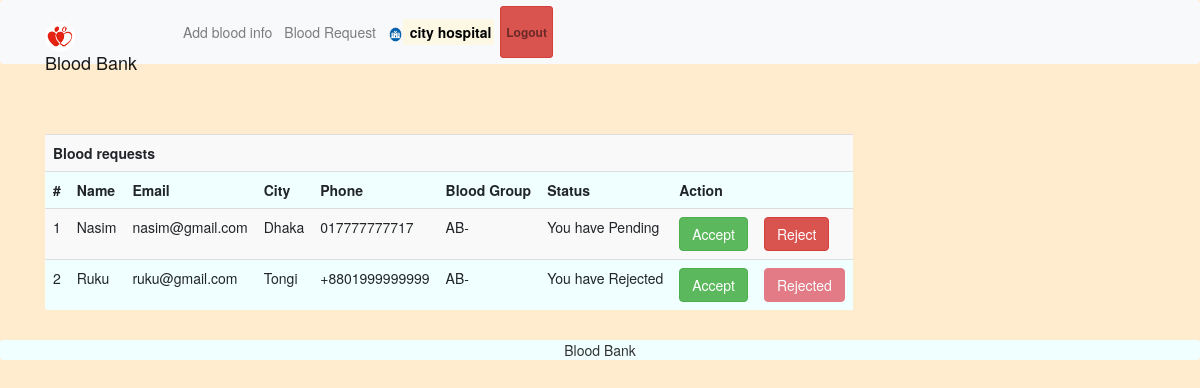
/bloodrequest.php (signed in), run on the app's committed database.
### tables this page shows
CREATE TABLE `bloodrequest` (
  `reqid` int(11) NOT NULL,
  `hid` int(11) DEFAULT NULL,
  `rid` int(11) NOT NULL,
  `bg` varchar(11) NOT NULL,
  `status` varchar(100) NOT NULL DEFAULT 'Pending'
);

CREATE TABLE `receivers` (
  `id` int(11) NOT NULL,
  `rname` varchar(100) NOT NULL,
  `remail` varchar(100) NOT NULL,
  `rpassword` varchar(100) NOT NULL,
  `rphone` varchar(100) NOT NULL,
  `rbg` varchar(10) NOT NULL,
  `rcity` varchar(100) NOT NULL
);

### message.php (called while the page is built, shortened)
<?php $counter=0; if(isset($_GET['msg'])) { ?>
	<div class="col-5 alert alert alert-success alert-dismissible fade show card" id="message">
		<button type="button" class="close" data-dismiss="alert" title="close">&times;</button><?php echo $_GET['msg'];?>
	</div>
<?php }?>

### bloodrequest.php (the view, shortened to what this page needs)
<?php
require 'file/connection.php';
  if(!isset($_SESSION['hid']))
  {
  header('location:login.php');
  }
  else {
    $hid = $_SESSION['hid'];
    $sql = "select bloodrequest.*, receivers.* from bloodrequest, receivers where hid='$hid' && bloodrequest.rid=receivers.id";
    $result = mysqli_query($conn, $sql);
?>
<!DOCTYPE html>
<html>
<?php require 'head.php'; ?>
<body>
	<?php require 'header.php'; ?>
	<div class="container cont">
		<?php require 'message.php'; ?>
	<table class="table table-responsive table-striped rounded mb-5">
		<tr><th colspan="9" class="title">Blood requests</th></tr>
		<tr>
			<th>#</th>
			<th>Name</th>
			<th>Email</th>
			<th>City</th>
			<th>Phone</th>
			<th>Blood Group</th>
			<th>Status</th>
			<th colspan="2">Action</th>
		</tr>
		<?php while($row = mysqli_fetch_array($result)) { ?>
		<tr>
			<td><?php echo ++$counter;?></td>
			<td><?php echo $row['rname'];?></td>
			<td><?php echo $row['remail'];?></td>
			<td><?php echo $row['rcity'];?></td>
			<td><?php echo $row['rphone'];?></td>
			<td><?php echo $row['bg'];?></td>
			<td><?php echo 'You have '.$row['status'];?></td>
			<td><?php if($row['status'] == 'Accepted'){ ?> <a href="" class="btn btn-success disabled">Accepted</a> <?php }
			else{ ?>
				<a href="file/accept.php?reqid=<?php echo $row['reqid'];?>" class="btn btn-success">Accept</a>
			<?php } ?>
			</td>
			<td><?php if($row['status'] == 'Rejected'){ ?> <a href="" class="btn btn-danger disabled">Rejected</a> <?php }
			else{ ?>
				<a href="file/reject.php?reqid=<?php echo $row['reqid'];?>" class="btn btn-danger">Reject</a>
			<?php } ?>
			</td>
		</tr>
		<?php } ?>
	</table>
</div>
    <?php require 'footer.php'; ?>
</body>
</html>
<?php } ?>

### css/style.css (style rules this page uses)
body { background-color: blanchedalmond; }
.cont { padding-top: 40px; text-align: justify; font-size: 1em; }
.card ,nav, .footer,tr,video { border-radius: 3px; transition: all 200ms ease-out; background-color: azure; box-shadow: 0px 0px 7px rgb(0 0 0 / }
tr,th,td { border:0.1px solid silver; text-align: center; }
.title { font-weight: bold; font-size: 1.7em; text-transform: capitalize; text-align: center; }
a:link { text-decoration: none; }

### data on the page
bloodrequest: receivers.rname "Nasim", receivers.remail "nasim@gmail.com", receivers.rcity "Dhaka", receivers.rphone "017777777717", bg "AB-", status "Pending"
bloodrequest: receivers.rname "Ruku", receivers.remail "ruku@gmail.com", receivers.rcity "Tongi", receivers.rphone "+8801999999999", bg "AB-", status "Rejected"

### other printed values
$_SESSION['hname'] "city hospital"
